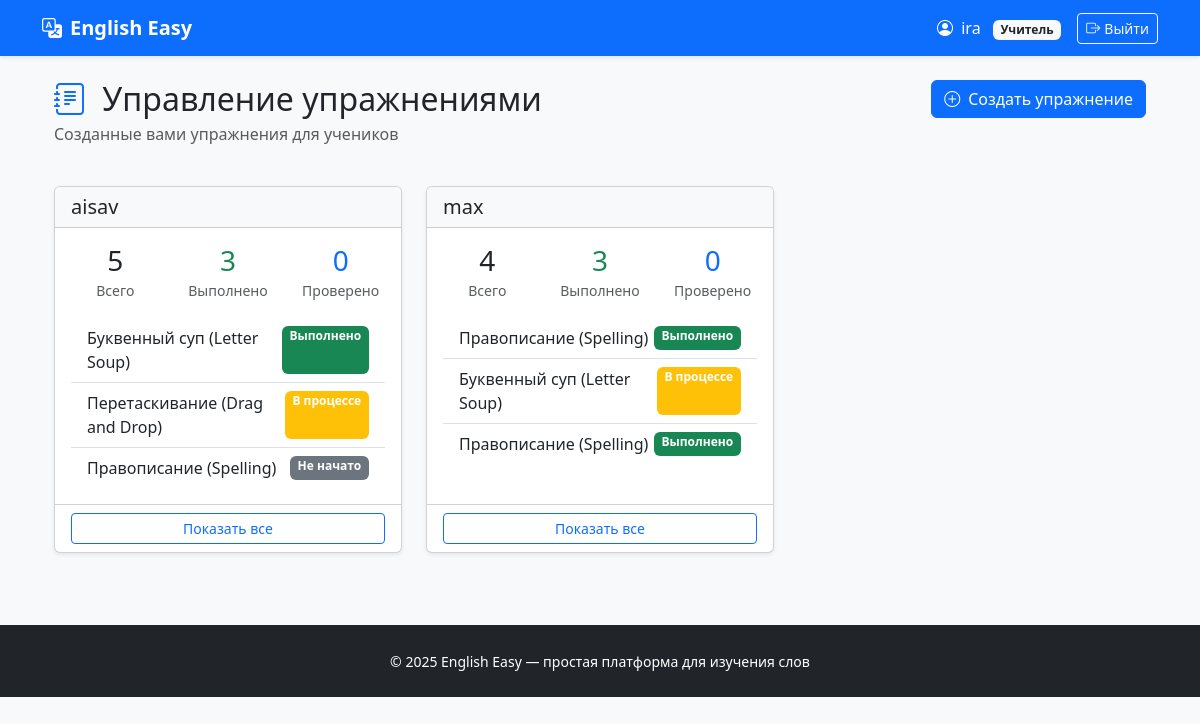
/exercises/teacher/ (signed in), run on the app's committed database.
### users/models.py (models this page shows, shortened)
class User(AbstractUser):
    ROLE_CHOICES = (
        ('teacher', 'Учитель'),
        ('student', 'Ученик'),
    )
    role = models.CharField(max_length=10, choices=ROLE_CHOICES, default='student')
    def is_teacher(self):
        return self.role == 'teacher'

### exercises/models.py (models this page shows, shortened)
class Exercise(models.Model):
    ASSIGNMENT_TYPE_CHOICES = [
        ('homework', 'Домашняя работа'),
        ('classwork', 'Работа на уроке'),
        ('test', 'Контрольная работа'),
    ]
    EXERCISE_TYPE_CHOICES = [
        ('spelling', 'Правописание (Spelling)'),
        ('drag_and_drop', 'Перетаскивание (Drag and Drop)'),
        ('letter_soup', 'Буквенный суп (Letter Soup)'),
    ]
    STATUS_CHOICES = [
        ('not_started', 'Не начато'),
        ('in_progress', 'В процессе'),
        ('completed', 'Выполнено'),
        ('graded', 'Проверено'),
    ]
    description = models.TextField('Описание', blank=True)
    student = models.ForeignKey(
        settings.AUTH_USER_MODEL,
        on_delete=models.CASCADE,
        related_name='exercises',
        limit_choices_to={'role': 'student'},
        verbose_name='Ученик'
    )
    teacher = models.ForeignKey(
        settings.AUTH_USER_MODEL,
        on_delete=models.CASCADE,
        related_name='created_exercises',
        limit_choices_to={'role': 'teacher'},
        verbose_name='Учитель'
    )
    assignment_type = models.CharField(
        'Тип задания',
        max_length=20,
        choices=ASSIGNMENT_TYPE_CHOICES,
        default='homework'
    )
    exercise_type = models.CharField(
        'Вид упражнения',
        max_length=20,
        choices=EXERCISE_TYPE_CHOICES,
        default='spelling'
    )
    status = models.CharField(
        'Статус',
        max_length=20,
        choices=STATUS_CHOICES,
        default='not_started'
    )
    attempts = models.IntegerField('Количество попыток', default=0)
    exercise_data = models.JSONField('Данные упражнения', default=dict)
    created_at = models.DateTimeField('Создано', auto_now_add=True)
    updated_at = models.DateTimeField('Обновлено', auto_now=True)
    due_date = models.DateTimeField('Срок выполнения', null=True, blank=True)
    completed_at = models.DateTimeField('Завершено', null=True, blank=True)
    teacher_comment = models.TextField('Комментарий учителя', blank=True)
    class Meta:
        verbose_name = 'Упражнение'
        verbose_name_plural = 'Упражнения'
        ordering = ['-created_at']

### exercises/views.py (the view)
# urls.py: path('teacher/', views.teacher_exercises_list, name='teacher_exercises'),
@login_required
def teacher_exercises_list(request, student_id=None):
    if not request.user.is_teacher():
        return redirect('dashboard:home')
    exercises = Exercise.objects.filter(teacher=request.user)
    if student_id:
        student = get_object_or_404(User, id=student_id, role='student')
        exercises = exercises.filter(student=student)
    else:
        student = None
    students_with_exercises = []
    if not student_id:
        students = User.objects.filter(
            role='student',
            exercises__teacher=request.user
        ).distinct()
        for s in students:
            student_exercises = exercises.filter(student=s)
            students_with_exercises.append({
                'student': s,
                'exercises': student_exercises,
                'count': student_exercises.count(),
                'completed': student_exercises.filter(status='completed').count(),
                'graded': student_exercises.filter(status='graded').count(),
            })
    return render(request, 'exercises/list.html', {
        'exercises': exercises,
        'student': student,
        'students_with_exercises': students_with_exercises,
        'show_student_column': not student_id,
    })

### exercises/templates/exercises/list.html (shortened to what this page needs)
{% extends 'base.html' %}
{% block content %}
<div class="container-fluid">
    <div class="row mb-4">
        <div class="col">
            <h1 class="h2 mb-1">
                <i class="bi bi-journal-text text-primary me-2"></i>
                Управление упражнениями
            </h1>
            <p class="text-muted">Созданные вами упражнения для учеников</p>
        </div>
        <div class="col-auto">
            <a href="{% url 'exercises:create_exercise' %}" class="btn btn-primary">
                <i class="bi bi-plus-circle me-2"></i>Создать упражнение
            </a>
        </div>
    </div>
    {% if students_with_exercises %}
        <div class="row">
            {% for item in students_with_exercises %}
                <div class="col-md-6 col-lg-4 mb-4">
                    <div class="card h-100 shadow-sm">
                        <div class="card-header bg-light">
                            <h5 class="mb-0">{{ item.student.get_full_name|default:item.student.username }}</h5>
                        </div>
                        <div class="card-body">
                            <div class="mb-3">
                                <div class="row text-center">
                                    <div class="col-4">
                                        <div class="h3 mb-0">{{ item.count }}</div>
                                        <small class="text-muted">Всего</small>
                                    </div>
                                    <div class="col-4">
                                        <div class="h3 mb-0 text-success">{{ item.completed }}</div>
                                        <small class="text-muted">Выполнено</small>
                                    </div>
                                    <div class="col-4">
                                        <div class="h3 mb-0 text-primary">{{ item.graded }}</div>
                                        <small class="text-muted">Проверено</small>
                                    </div>
                                </div>
                            </div>
                            {% if item.exercises %}
                                <div class="list-group list-group-flush">
                                    {% for exercise in item.exercises|slice:":3" %}
                                        <a href="{% url 'exercises:exercise_detail' exercise.id %}"
                                           class="list-group-item list-group-item-action">
                                            <div class="d-flex justify-content-between">
                                                <span>{{ exercise.get_exercise_type_display }}</span>
                                                <span class="badge bg-{{ exercise.status }}">
                                                    {{ exercise.get_status_display }}
                                                </span>
                                            </div>
                                        </a>
                                    {% endfor %}
                                </div>
                            {% else %}
                                <p class="text-muted text-center py-3">Нет упражнений</p>
                            {% endif %}
                        </div>
                        <div class="card-footer bg-transparent">
                            <a href="{% url 'exercises:teacher_exercises_for_student' item.student.id %}"
                               class="btn btn-sm btn-outline-primary w-100">
                                Показать все
                            </a>
                        </div>
                    </div>
                </div>
            {% endfor %}
        </div>
    {% endif %}
</div>
{% endblock %}

### templates/base.html (shortened to what this page needs)
<!DOCTYPE html>
<html lang="ru">
<head>
    <link href="https://cdn.jsdelivr.net/npm/bootstrap@5.3.3/dist/css/bootstrap.min.css" rel="stylesheet">
    <link href="https://cdn.jsdelivr.net/npm/bootstrap-icons@1.11.0/font/bootstrap-icons.css" rel="stylesheet">
</head>
<body>
<nav class="navbar navbar-expand-lg navbar-dark bg-primary shadow-sm">
    <div class="container">
        <a class="navbar-brand fw-bold" href="{% url 'users:home' %}">
            <i class="bi bi-translate me-2"></i>English Easy
        </a>
        <div class="navbar-nav ms-auto align-items-center">
            {% if user.is_authenticated %}
                <span class="text-white me-3">
                    <i class="bi bi-person-circle me-1"></i>
                    {{ user.username }}
                    {% if user.is_teacher %}
                        <span class="badge bg-light text-dark ms-2">Учитель</span>
                    {% else %}
                        <span class="badge bg-success text-white ms-2">Ученик</span>
                    {% endif %}
                </span>
                <form method="post" action="{% url 'users:logout' %}" class="d-inline">
                    <button type="submit" class="btn btn-outline-light btn-sm">
                        <i class="bi bi-box-arrow-right me-1"></i>Выйти
                    </button>
                </form>
            {% else %}
                <a href="{% url 'users:home' %}#login" class="btn btn-outline-light btn-sm">
                    <i class="bi bi-box-arrow-in-right me-1"></i>Вход
                </a>
            {% endif %}
        </div>
    </div>
</nav>
<main class="container mt-4 mb-5">
    {% block content %}
    {% endblock %}
</main>
<footer class="bg-dark text-white py-4 mt-auto">
    <div class="container text-center">
        <small>© 2025 English Easy — простая платформа для изучения слов</small>
    </div>
</footer>
</body>
</html>

### templates/base.html (style rules this page uses)
body { background: #f8f9fa; }
.navbar-brand { font-weight: 800; }

### exercises/templates/exercises/list.html (style rules this page uses)
.bg-not_started { background-color: #6c757d; }
.bg-in_progress { background-color: #ffc107; }
.bg-completed { background-color: #198754; }

### data on the page
User: username "ira"
User: student.get_full_name "aisav", count "5", completed "3", graded "0"
Exercise: exercise_type "Буквенный суп (Letter Soup)", status "Выполнено"
Exercise: exercise_type "Перетаскивание (Drag and Drop)", status "В процессе"
Exercise: exercise_type "Правописание (Spelling)", status "Не начато"
User: student.get_full_name "max", count "4", completed "3", graded "0"
Exercise: exercise_type "Правописание (Spelling)", status "Выполнено"
Exercise: exercise_type "Буквенный суп (Letter Soup)", status "В процессе"
Exercise: exercise_type "Правописание (Spelling)", status "Выполнено"
